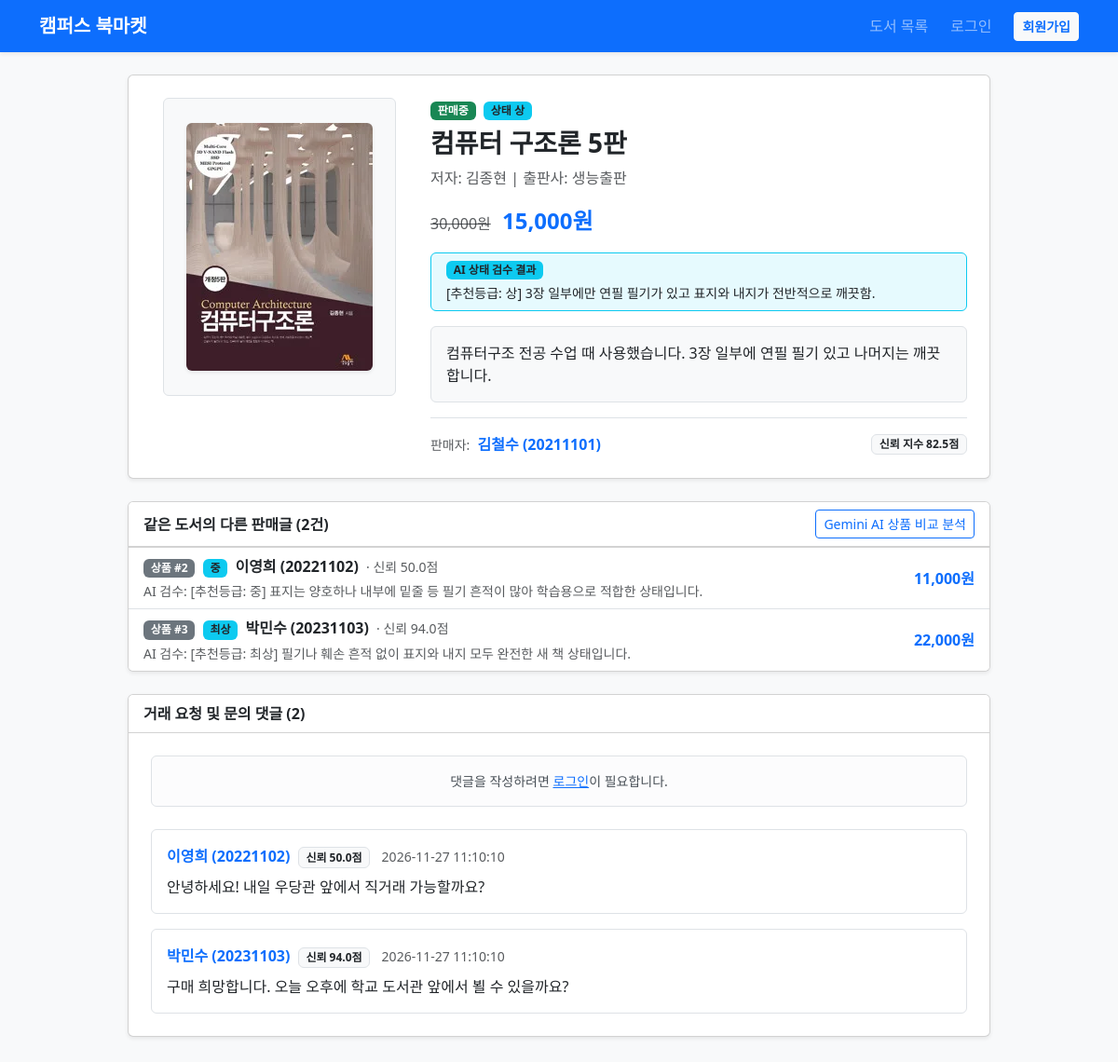
Before: /book/1 with the older database file.
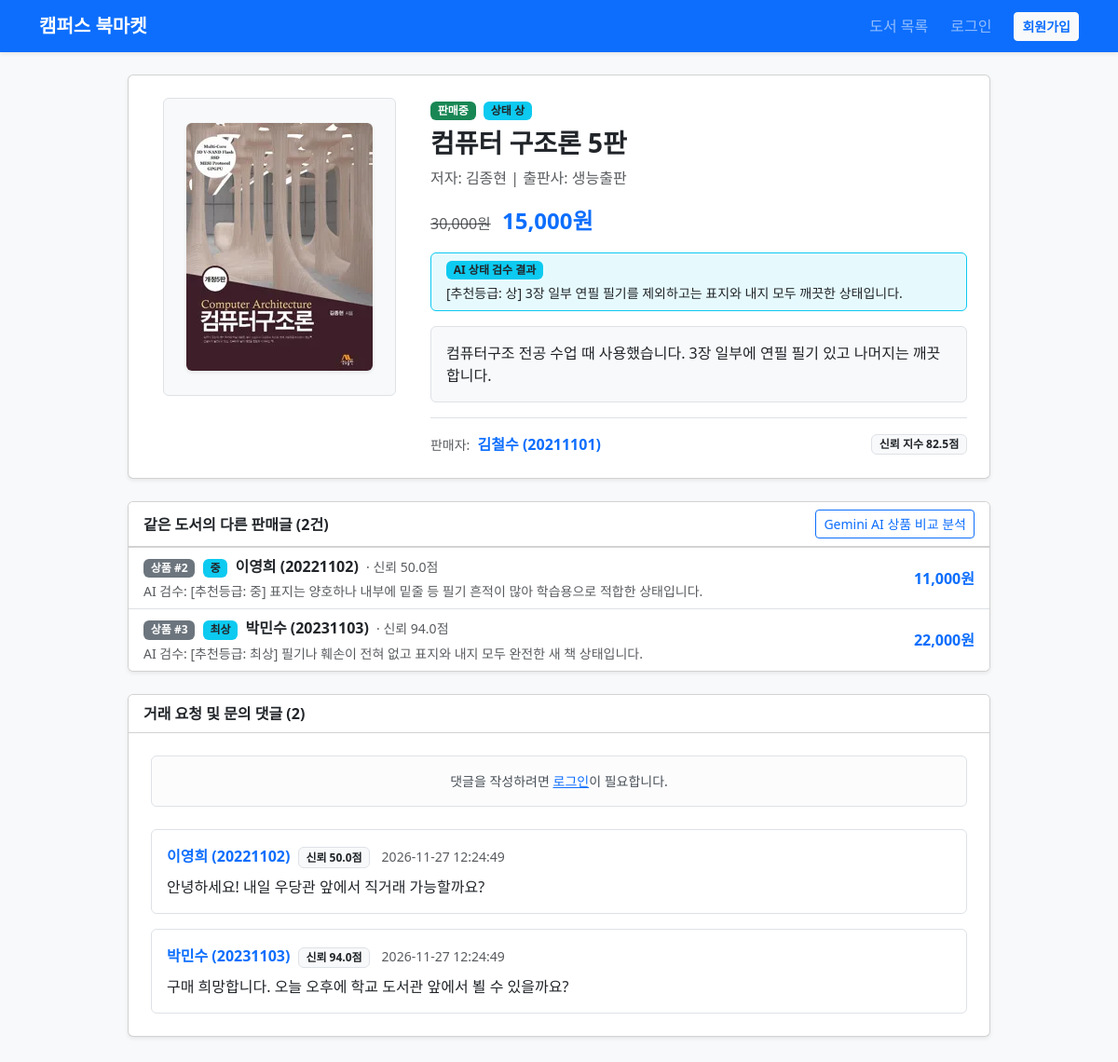
After: the same page with the newer database file.
### tables this page shows
CREATE TABLE book_images (
    id INTEGER PRIMARY KEY AUTOINCREMENT,
    book_id INTEGER NOT NULL,
    image_filename TEXT NOT NULL,
    is_primary INTEGER NOT NULL DEFAULT 0,
    sort_order INTEGER NOT NULL DEFAULT 0,
    created_at TIMESTAMP DEFAULT CURRENT_TIMESTAMP,
    FOREIGN KEY (book_id) REFERENCES books(id) ON DELETE CASCADE
);

CREATE TABLE books (
    id INTEGER PRIMARY KEY AUTOINCREMENT,
    seller_id INTEGER NOT NULL,
    title TEXT NOT NULL,
    author TEXT NOT NULL,
    publisher TEXT NOT NULL,
    original_price INTEGER,
    selling_price INTEGER NOT NULL,
    condition_grade TEXT NOT NULL,
    ai_evaluated_result TEXT DEFAULT '',
    description TEXT NOT NULL,
    image_filename TEXT NOT NULL DEFAULT 'default_book.png',
    status TEXT NOT NULL DEFAULT 'AVAILABLE',
    created_at TIMESTAMP DEFAULT CURRENT_TIMESTAMP,
    FOREIGN KEY (seller_id) REFERENCES users(id) ON DELETE CASCADE
);

CREATE TABLE users (
    id INTEGER PRIMARY KEY AUTOINCREMENT,
    student_id TEXT NOT NULL,
    name TEXT NOT NULL,
    department TEXT NOT NULL DEFAULT '소프트웨어학과',
    phone TEXT NOT NULL DEFAULT '',
    password_hash TEXT NOT NULL,
    trust_score REAL NOT NULL DEFAULT 50.0,
    is_admin INTEGER NOT NULL DEFAULT 0,
    is_deleted INTEGER NOT NULL DEFAULT 0,
    created_at TIMESTAMP DEFAULT CURRENT_TIMESTAMP
);

CREATE TABLE comments (
    id INTEGER PRIMARY KEY AUTOINCREMENT,
    book_id INTEGER NOT NULL,
    user_id INTEGER NOT NULL,
    parent_id INTEGER,
    content TEXT NOT NULL,
    is_approved INTEGER NOT NULL DEFAULT 0,
    created_at TIMESTAMP DEFAULT CURRENT_TIMESTAMP,
    FOREIGN KEY (book_id) REFERENCES books(id) ON DELETE CASCADE,
    FOREIGN KEY (user_id) REFERENCES users(id) ON DELETE CASCADE,
    FOREIGN KEY (parent_id) REFERENCES comments(id) ON DELETE CASCADE
);

### app.py (the view)
@app.route('/book/<int:book_id>')
def detail(book_id):
    db = get_db()
    cursor = db.cursor()
    cursor.execute(
        """SELECT b.*, u.name, u.student_id, u.department, u.phone, u.trust_score
           FROM books b
           JOIN users u ON b.seller_id = u.id
           WHERE b.id = ? AND b.status != 'DELETED'""",
        (book_id,)
    )
    book = cursor.fetchone()
    if not book:
        flash('존재하지 않거나 삭제된 게시글입니다.', 'danger')
        return redirect(url_for('index'))
    cursor.execute(
        """SELECT * FROM book_images
           WHERE book_id = ?
           ORDER BY is_primary DESC, sort_order ASC, id ASC""",
        (book_id,)
    )
    book_images = [row['image_filename'] for row in cursor.fetchall()]
    if not book_images:
        book_images = [book['image_filename'] or 'default_book.png']
    cursor.execute(
        """SELECT t.*, buyer.name AS buyer_name, buyer.student_id AS buyer_student_id
           FROM trades t
           JOIN users buyer ON t.buyer_id = buyer.id
           WHERE t.book_id = ? AND t.status = 'RESERVED'
           ORDER BY t.id DESC LIMIT 1""",
        (book_id,)
    )
    active_trade = cursor.fetchone()
    cursor.execute(
        """SELECT b.*, u.name, u.student_id, u.trust_score
           FROM books b
           JOIN users u ON b.seller_id = u.id
           WHERE b.title = ? AND b.id != ? AND b.status = 'AVAILABLE'
           ORDER BY b.selling_price ASC""",
        (book['title'], book_id)
    )
    similar_books = cursor.fetchall()
    cursor.execute(
        """SELECT c.*, u.name, u.student_id, u.trust_score
           FROM comments c
           JOIN users u ON c.user_id = u.id
           WHERE c.book_id = ? AND c.parent_id IS NULL
           ORDER BY c.is_approved DESC, c.created_at ASC""",
        (book_id,)
    )
    top_comments = cursor.fetchall()
    cursor.execute(
        """SELECT c.*, u.name, u.student_id
           FROM comments c
           JOIN users u ON c.user_id = u.id
           WHERE c.book_id = ? AND c.parent_id IS NOT NULL
           ORDER BY c.created_at ASC""",
        (book_id,)
    )
    all_replies = cursor.fetchall()
    replies_map = {}
    for reply in all_replies:
        replies_map.setdefault(reply['parent_id'], []).append(reply)
    return render_template(
        'detail.html',
        book=book,
        book_images=book_images,
        active_trade=active_trade,
        similar_books=similar_books,
        comments=top_comments,
        replies_map=replies_map
    )

### app.py (called while the page is built, shortened)
def get_db():
    if 'db' not in g:
        g.db = sqlite3.connect(app.config['DATABASE'])
        g.db.row_factory = sqlite3.Row
    return g.db

@app.before_request
def load_logged_in_user():
    user_id = session.get('user_id')
    if user_id is None:
        g.user = None

### templates/detail.html (shortened to what this page needs)
{% extends 'base.html' %}
{% block content %}
<div class="row justify-content-center" id="detailRoot" data-book-id="{{ book.id }}" data-index-url="{{ url_for('index') }}">
    <div class="col-lg-10">
        <div class="card shadow-sm mb-4">
            <div class="card-body p-4">
                <div class="row g-4">
                    <div class="col-md-4 text-center">
                        <div class="d-flex align-items-center justify-content-center bg-light border rounded p-3 mx-auto mb-2"
                             style="width: 100%; max-width: 250px; height: 320px;">
                            <img id="bookCoverImg"
                                 src="{{ url_for('static', filename='uploads/' + book_images[0]) }}"
                                 alt="{{ book.title }}"
                                 class="rounded shadow-sm"
                                 style="max-width: 100%; max-height: 100%; object-fit: contain;">
                        </div>
                    </div>
                    <div class="col-md-8 d-flex flex-column justify-content-between">
                        <div>
                            <div class="d-flex justify-content-between align-items-start gap-2 mb-2">
                                <div>
                                    {% if book.status == 'AVAILABLE' %}
                                        <span class="badge bg-success me-1">판매중</span>
                                    {% elif book.status == 'RESERVED' %}
                                        <span class="badge bg-warning text-dark me-1">예약중</span>
                                    {% elif book.status == 'SOLD' %}
                                        <span class="badge bg-secondary me-1">거래완료</span>
                                    {% endif %}
                                    <span class="badge bg-info text-dark">상태 {{ book.condition_grade }}</span>
                                </div>
                            </div>
                            <h3 class="fw-bold mb-2">{{ book.title }}</h3>
                            <p class="text-muted mb-3">
                                저자: {{ book.author }}
                                {% if book.publisher %} | 출판사: {{ book.publisher }}{% endif %}
                            </p>
                            <div class="mb-3">
                                {% if book.original_price %}
                                    <span class="text-muted text-decoration-line-through me-2">{{ "{:,}".format(book.original_price) }}원</span>
                                {% endif %}
                                <span class="fs-4 fw-bold text-primary">{{ "{:,}".format(book.selling_price) }}원</span>
                            </div>
                            <div class="border border-info rounded bg-info bg-opacity-10 py-2 px-3 mb-3">
                                <div class="d-flex align-items-center gap-2 mb-1">
                                    <span class="badge bg-info text-dark">AI 상태 검수 결과</span>
                                </div>
                                {% if book.ai_evaluated_result %}
                                    <p class="small mb-0 text-dark">{{ book.ai_evaluated_result }}</p>
                                {% else %}
                                    <p class="small mb-0 text-muted">등록된 AI 상태 검수 결과가 없습니다.</p>
                                {% endif %}
                            </div>
                            <div class="p-3 bg-light rounded border mb-3" style="white-space: pre-line;">{{ book.description }}</div>
                        </div>
                        <div class="d-flex justify-content-between align-items-center border-top pt-3">
                            <div>
                                <span class="text-muted small">판매자:</span>
                                <a href="{{ url_for('user_profile', user_id=book.seller_id) }}" class="fw-bold text-decoration-none ms-1">
                                    {{ book.name }} ({{ book.student_id }})
                                </a>
                            </div>
                            <span class="badge bg-light text-dark border">신뢰 지수 {{ book.trust_score }}점</span>
                        </div>
                    </div>
                </div>
            </div>
        </div>
        {% if similar_books %}
        <div class="card shadow-sm mb-4">
            <div class="card-header bg-white d-flex flex-wrap justify-content-between align-items-center gap-2">
                <span class="fw-bold">같은 도서의 다른 판매글 ({{ similar_books|length }}건)</span>
                <button type="button" id="btnAiCompare" class="btn btn-sm btn-outline-primary" data-book-id="{{ book.id }}">
                    Gemini AI 상품 비교 분석
                </button>
            </div>
            <div class="list-group list-group-flush">
                {% for sb in similar_books %}
                <a href="{{ url_for('detail', book_id=sb.id) }}" class="list-group-item list-group-item-action d-flex flex-wrap justify-content-between align-items-center gap-2">
                    <div>
                        <span class="badge bg-secondary me-1">상품 #{{ sb.id }}</span>
                        <span class="badge bg-info text-dark me-1">{{ sb.condition_grade }}</span>
                        <span class="fw-semibold">{{ sb.name }} ({{ sb.student_id }})</span>
                        <small class="text-muted ms-1">· 신뢰 {{ sb.trust_score }}점</small>
                        {% if sb.ai_evaluated_result %}
                        <small class="text-muted d-block mt-1">AI 검수: {{ sb.ai_evaluated_result }}</small>
                        {% endif %}
                    </div>
                    <span class="fw-bold text-primary">{{ "{:,}".format(sb.selling_price) }}원</span>
                </a>
                {% endfor %}
            </div>
        </div>
        {% endif %}
        <div class="card shadow-sm">
            <div class="card-header bg-white d-flex justify-content-between align-items-center">
                <span class="fw-bold">거래 요청 및 문의 댓글 ({{ comments|length }})</span>
            </div>
            <div class="card-body p-4">
                {% if g.user %}
                <form id="commentForm" class="mb-4">
                    <div class="input-group">
                        <input type="text" id="commentContent" class="form-control" placeholder="구매 희망 의사나 도서 상태 문의 댓글을 입력하세요." required>
                        <button type="submit" class="btn btn-primary">댓글 등록</button>
                    </div>
                </form>
                {% else %}
                <div class="alert alert-light border text-center small mb-4">
                    댓글을 작성하려면 <a href="{{ url_for('login') }}">로그인</a>이 필요합니다.
                </div>
                {% endif %}
                {% if comments %}
                <div class="d-flex flex-column gap-3">
                    {% for comment in comments %}
                    <div class="border rounded p-3 {% if comment.is_approved %}border-success bg-success bg-opacity-10{% endif %}">
                        <div class="d-flex justify-content-between align-items-start gap-2 mb-1">
                            <div>
                                <a href="{{ url_for('user_profile', user_id=comment.user_id) }}" class="fw-bold text-decoration-none">
                                    {{ comment.name }} ({{ comment.student_id }})
                                </a>
                                <span class="badge bg-light text-dark border ms-1">신뢰 {{ comment.trust_score }}점</span>
                                <small class="text-muted ms-2">{{ comment.created_at }}</small>
                            </div>
                        </div>
                        <p class="mb-0 mt-2">{{ comment.content }}</p>
                        {% set replies = replies_map.get(comment.id, []) %}
                    </div>
                    {% endfor %}
                </div>
                {% else %}
                <p class="text-muted text-center my-3">등록된 댓글이 없습니다.</p>
                {% endif %}
            </div>
        </div>
    </div>
</div>
{% endblock %}

### templates/base.html (shortened to what this page needs)
<!DOCTYPE html>
<html lang="ko">
<head>
    <link href="https://cdn.jsdelivr.net/npm/bootstrap@5.3.3/dist/css/bootstrap.min.css" rel="stylesheet">
</head>
<body class="bg-light d-flex flex-column min-vh-100">
    <nav class="navbar navbar-expand-lg navbar-dark bg-primary shadow-sm mb-4">
        <div class="container">
            <a class="navbar-brand fw-bold" href="{{ url_for('index') }}">캠퍼스 북마켓</a>
            <div class="collapse navbar-collapse" id="mainNavbar">
                <ul class="navbar-nav ms-auto align-items-lg-center gap-lg-2">
                    <li class="nav-item">
                        <a class="nav-link" href="{{ url_for('index') }}">도서 목록</a>
                    </li>
                    {% if g.user %}
                    <li class="nav-item">
                        <a class="nav-link" href="{{ url_for('register_book') }}">도서 등록</a>
                    </li>
                    <li class="nav-item">
                        <a class="nav-link" href="{{ url_for('my_profile') }}">마이페이지 ({{ g.user.name }})</a>
                    </li>
                    {% if g.user.is_admin == 1 %}
                    <li class="nav-item">
                        <a class="nav-link" href="{{ url_for('admin_dashboard') }}">통합 관리</a>
                    </li>
                    {% endif %}
                    <li class="nav-item">
                        <a class="btn btn-sm btn-outline-light ms-lg-2" href="{{ url_for('logout') }}">로그아웃</a>
                    </li>
                    {% else %}
                    <li class="nav-item">
                        <a class="nav-link" href="{{ url_for('login') }}">로그인</a>
                    </li>
                    <li class="nav-item">
                        <a class="btn btn-sm btn-light text-primary fw-semibold ms-lg-2" href="{{ url_for('register') }}">회원가입</a>
                    </li>
                    {% endif %}
                </ul>
            </div>
        </div>
    </nav>
    <main class="container flex-grow-1 mb-5">
        {% block content %}{% endblock %}
    </main>
</body>
</html>

Changed rows visible on the page:
changed books "컴퓨터 구조론 5판": ai_evaluated_result "[추천등급: 상] 3장 일부에만 연필 필기가 있고 표지와 내지가 전반적으로 깨끗함." → "[추천등급: 상] 3장 일부 연필 필기를 제외하고는 표지와 내지 모두 깨끗한 상태입니다."
changed books "최상": ai_evaluated_result "[추천등급: 최상] 필기나 훼손 흔적 없이 표지와 내지 모두 완전한 새 책 상태입니다." → "[추천등급: 최상] 필기나 훼손이 전혀 없고 표지와 내지 모두 완전한 새 책 상태입니다."
changed comments "안녕하세요! 내일 우당관 앞에서 직거래 가능할까요?": created_at "2026-11-27 11:10:10" → "2026-11-27 12:24:49"
changed comments "구매 희망합니다. 오늘 오후에 학교 도서관 앞에서 뵐 수 있을까요?": created_at "2026-11-27 11:10:10" → "2026-11-27 12:24:49"
